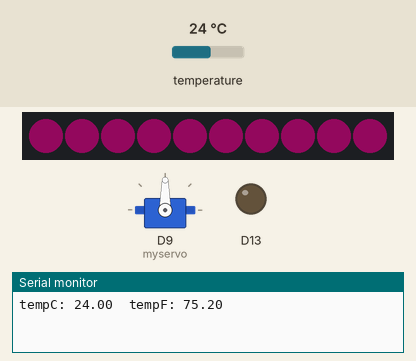
This sketch was run on a simulated Adafruit Circuit Playground Express. Parts: 10 RGB LEDs in strip order, left to right, servo, output pins drawn as LEDs (lit = HIGH), the last lines printed to the serial monitor. Inputs (shaded band) come from the test bench; at power-on: temperature 24 °C. Dim RGB values are drawn brighter than linear; random numbers use the default seed unless the sketch sets one.

Above: at 3.1 s.
3.2 s: temperature set to 20 °C
At 6.5 s:
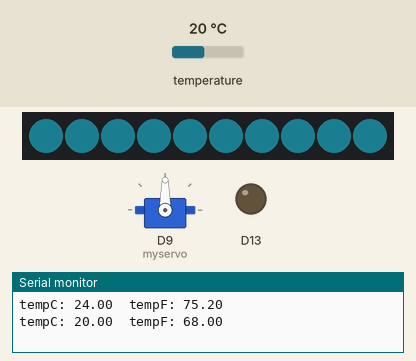
6.9 s: temperature set to 18.7 °C
9.2 s: temperature set to 28 °C
At 11.33 s:
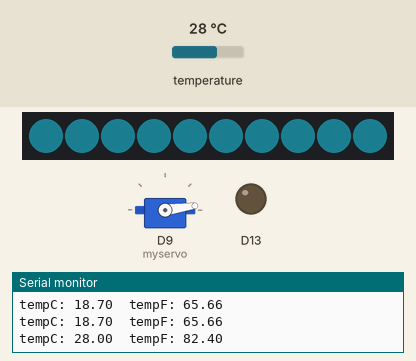
13.8 s: temperature set to 12 °C
At 17.1 s:
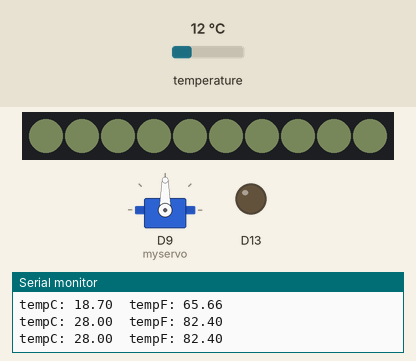
17.4 s: temperature set to 33 °C
At 19.5 s:
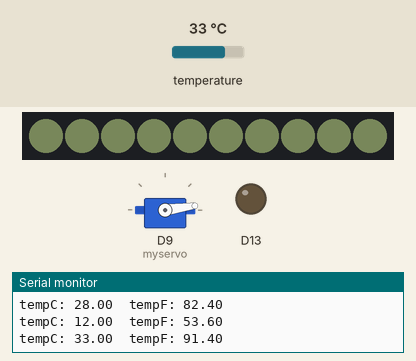
22.0 s: temperature set to 19 °C
Timing chart, 0 to 25.8 s (numbered marks = the images above; inputs shaded):
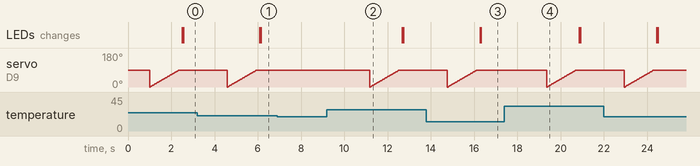

The sketch:

Hello_TemperatureEDIT.ino
```cpp
#include <Adafruit_CircuitPlayground.h>
#include <Servo.h>

Servo myservo;

float tempC, tempF;
int pos = 0;

void setup() {
  Serial.begin(9600);
  CircuitPlayground.begin();
  myservo.attach(9);
}

void loop() {
  tempC = CircuitPlayground.temperature();
  tempF = CircuitPlayground.temperatureF();

  Serial.print("tempC: ");
  Serial.print(tempC);
  Serial.print("  tempF: ");
  Serial.println(tempF);

  delay(1000);

    if( tempC > 19.5 ) {

    for (pos = 0; pos <= 90; pos += 1) { // goes from 0 degrees to 180 degrees
    // in steps of 1 degree
    myservo.write(pos);              // tell servo to go to position in variable 'pos'
    delay(15);                       // waits 15ms for the servo to reach the position
    }
    int colorR = random(255);   // chooses a value 0-255
    int colorG = random(255);
    int colorB = random(255);
    neoColor(colorR, colorG, colorB);          // color is set from 3 random values

    delay(1000);
    }
}


void neoColor(int r, int g,int b){
  for (int neoPin = 0; neoPin <=10; neoPin++){
  CircuitPlayground.setPixelColor(neoPin,r,g,b);
  delay(20);
  }
}
```
